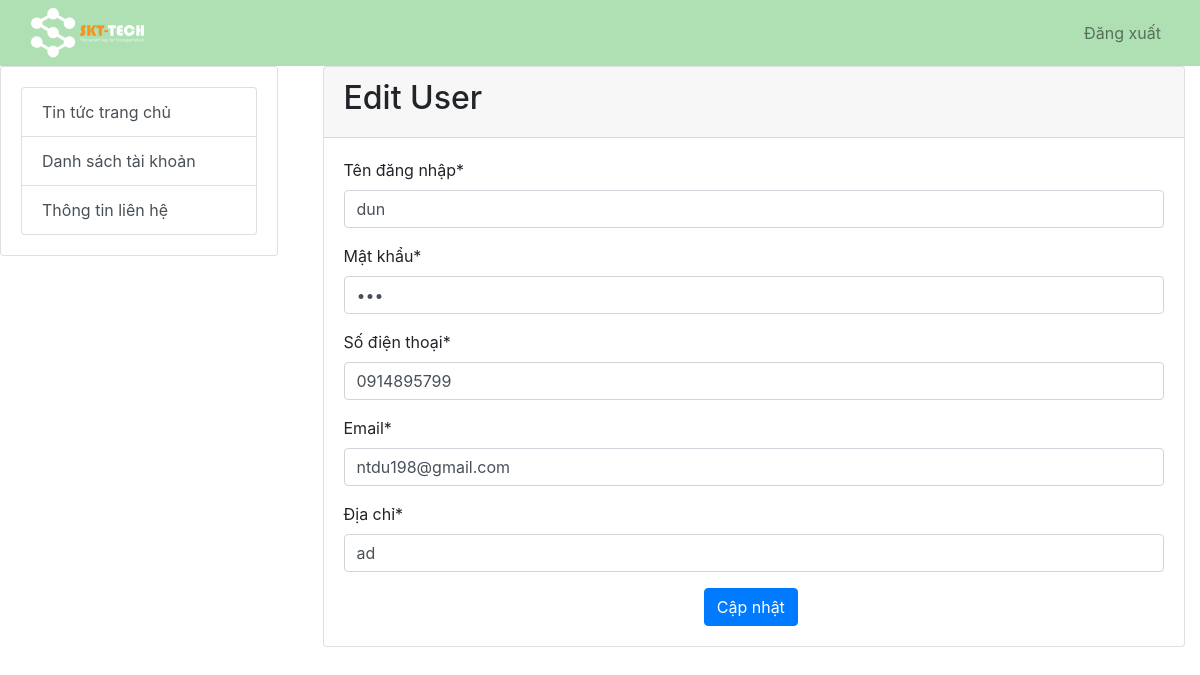
/admin/index.php?p=edituser&id=1 (signed in), run on the app's committed database.
### tables this page shows
CREATE TABLE `user` (
  `id` int(100) NOT NULL,
  `username` varchar(50) NOT NULL,
  `password` varchar(50) NOT NULL,
  `phone` varchar(50) NOT NULL,
  `email` varchar(50) NOT NULL,
  `address` varchar(200) NOT NULL,
  `role` int(11) DEFAULT NULL
);

### admin/edituser.php (the view, shortened to what this page needs)
<?php
    $id = $_GET['id'];
    $sql = "SELECT * FROM user where id = $id";
    $user = $conn->query($sql);
    $row = $user->fetch_assoc();
?>
<div class="container-fluid">
    <div class="card">
        <div class="card-header">
            <h2>Edit User</h2>
        </div>
        <div class="card-body">
            <form method="POST">
                <div class="form-row" >
                <div class="form-group col-md-12">
                    <label for="inputName">Tên đăng nhập*</label>
                    <input name="username" type="text" class="form-control" placeholder="Tên của bạn" value="<?php echo $row['username']; ?>">
                </div>
                </div>
                <div class="form-row">
                    <div class="form-group col-md-12">
                        <label for="inputPhone">Mật khẩu*</label>
                        <input name="password" type="password" class="form-control" placeholder="Mật khẩu" value="<?php echo $row['password']; ?>">
                    </div>
                </div>
                <div class="form-row">
                    <div class="form-group col-md-12">
                        <label for="inputPhone">Số điện thoại*</label>
                        <input name="phone" type="text" class="form-control"  placeholder="Số điện thoại" value="<?php echo $row['phone']; ?>">
                    </div>
                </div>
                <div class="form-row" >
                    <div class="form-group col-md-12">
                    <label for="inputEmail4">Email*</label>
                    <input name="email" type="email" class="form-control" placeholder="Email" value="<?php echo $row['email']; ?>">
                    </div>
                </div>
                <div class="form-row">
                    <div class="form-group col-md-12">
                        <label for="inputPhone">Địa chỉ*</label>
                        <input name="address" type="text" class="form-control" placeholder="Địa chỉ" value="<?php echo $row['address']; ?>">
                    </div>
                </div>
                <div style="width: 100px; margin:auto;">
                    <button name="update" type="submit" class="btn btn-primary">Cập nhật</button>
                </div>
            </form>
        </div>
    </div>
</div>

### data on the page
user: username "dun", phone "0914895799", email "ntdu198@gmail.com", address "ad"
